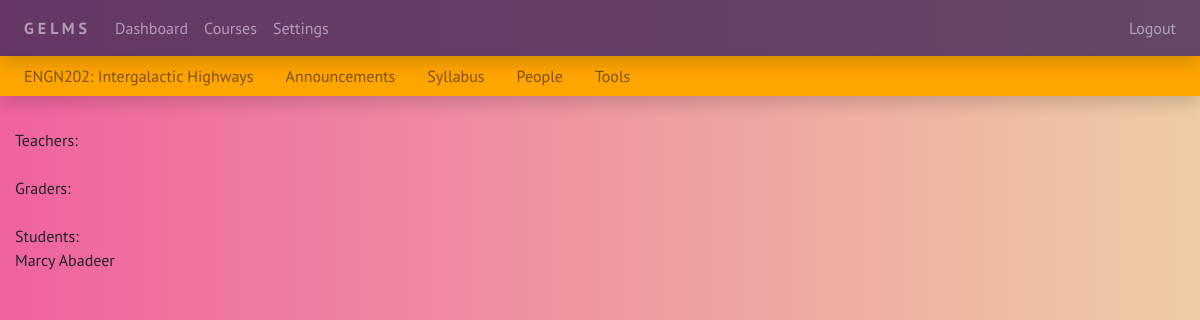
The page /ENGN202/people/ (signed in) on the database as committed earlier.
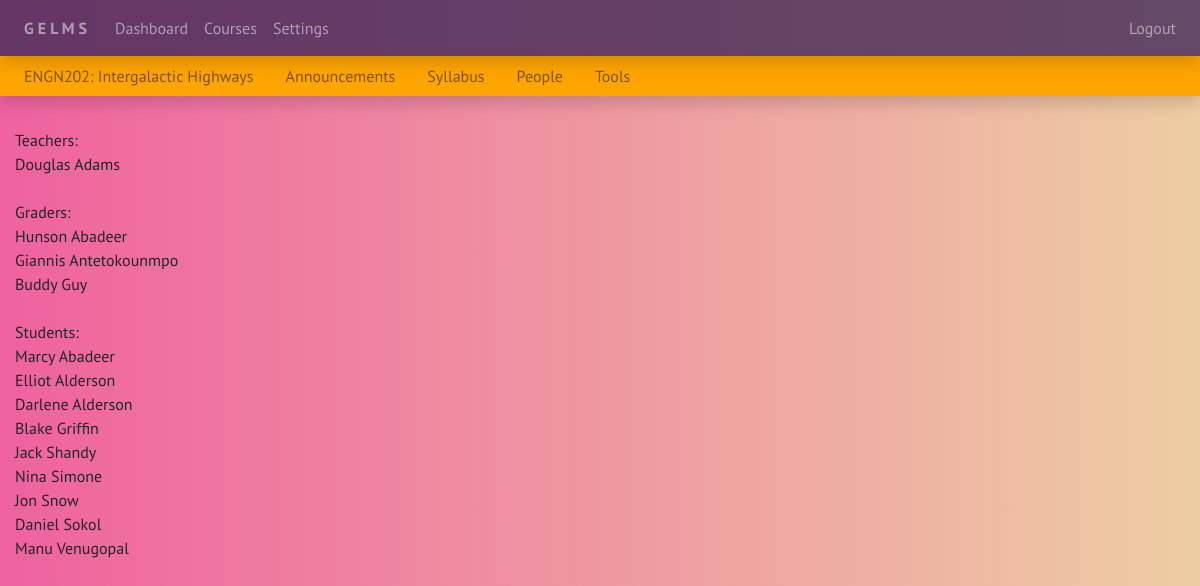
The same page on the database as committed later.
### accounts/models.py (models this page shows, shortened)
class CustomUser(models.Model):
    user = models.OneToOneField(User, related_name='custom_user', on_delete=models.CASCADE)
    uid = models.CharField(max_length=100, unique=True)
    STATUS_CHOICES = (
        ('Student', 'Student'),
        ('Grader', 'Grader'),
        ('Teacher', 'Teacher'),
        )
    status = models.CharField(max_length=10, choices=STATUS_CHOICES, default='Student')

### people/views.py (the view)
# urls.py: path('<course_name>/people/', PeopleView.course_people, name='people'),
    def course_people(request, course_name):
        course = get_object_or_404(Course, name=course_name)
        return render(request, 'people.html', {'course': course})

### courses/models.py (called while the page is built)
    def get_students(self):
        return self.students.order_by('user__last_name')

    def get_graders(self):
        return self.graders.order_by('user__last_name')

    def get_teachers(self):
        return self.teachers.order_by('user__last_name')

### templates/people.html (shortened to what this page needs)
{% extends 'base_course.html' %}
{% block content_course %}
  </br> Teachers: </br>
  {% for person in course.get_teachers %}
    {{person.user.get_full_name}}</br>
  {% endfor %}
  </br> Graders: </br>
  {% for person in course.get_graders %}
    {{person.user.get_full_name}}</br>
  {% endfor %}
  </br> Students: </br>
  {% for person in course.get_students %}
    {{person.user.get_full_name}}</br>
  {% endfor %}
{% endblock %}

Rows that differ between the two databases and show on the page:
now on this page (row unchanged): CustomUser: user.get_full_name "Douglas Adams"
now on this page (row unchanged): CustomUser: user.get_full_name "Hunson Abadeer"
added CustomUser: user.get_full_name "Giannis Antetokounmpo"
added CustomUser: user.get_full_name "Buddy Guy"
added CustomUser: user.get_full_name "Elliot Alderson"
added CustomUser: user.get_full_name "Darlene Alderson"
added CustomUser: user.get_full_name "Blake Griffin"
added CustomUser: user.get_full_name "Jack Shandy"
added CustomUser: user.get_full_name "Nina Simone"
added CustomUser: user.get_full_name "Jon Snow"
now on this page (row unchanged): CustomUser: user.get_full_name "Daniel Sokol"
now on this page (row unchanged): CustomUser: user.get_full_name "Manu Venugopal"
